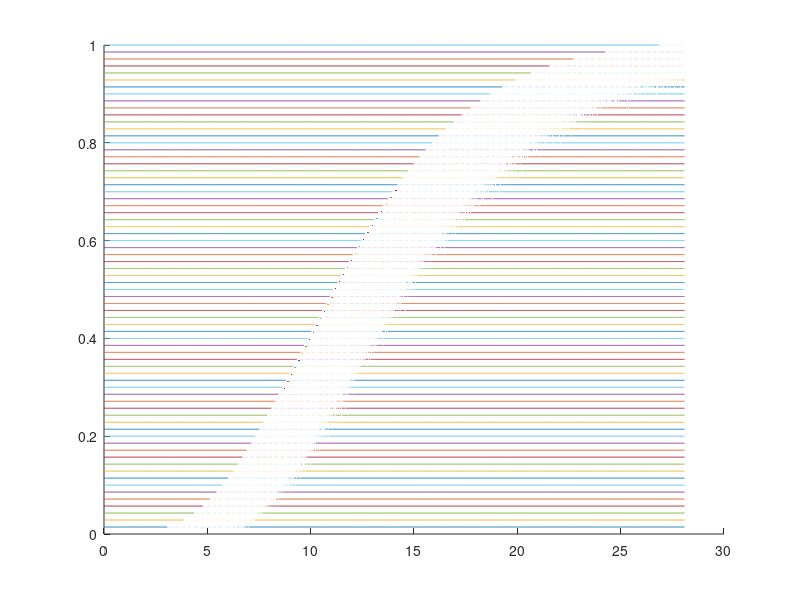

MATLAB code to generate this figure:
% this script shows that the pdf of the r-th order statistics is concentrated 
% around the quantile wiht confidence r/T
% see "Risk and Asset Allocation"-Springer (2005), by A. Meucci
% formula (2.248) and (2.253)

close all; clc; clear;

%%%%%%%%%%%%%%%%%%%%%%%%%%%%%%%%%%%%%%%%%%%%%%%%%%%%%%%%%%%%%%%%%%%%%%%%%%%%%%%%%%%%%%%%%%%%%%%%%%%%%%%%%%%%%%%%%%%%%%%%%%%%%%%%%
% input  
nu=10;
s2=1.2;
T=70;

%%%%%%%%%%%%%%%%%%%%%%%%%%%%%%%%%%%%%%%%%%%%%%%%%%%%%%%%%%%%%%%%%%%%%%%%%%%%%%%%%%%%%%%%%%%%%%%%%%%%%%%%%%%%%%%%%%%%%%%%%%%%%%%%%%
% pdf of r-th order statistic concentrated around the r/T quantile
a=nu/2;
b=2*s2;

rs=[1: T];
x=[0 : .01 : nu*s2+3*sqrt(2*nu)*s2];
F=gamcdf(x,a,b);
f=gampdf(x,a,b);
for n=1:length(rs)
    r=rs(n);
    
    pdf_rT = gamma(T+1)/(gamma(r)*gamma(T-r+1))*(F.^(r-1)).*((1-F).^(T-r)).*f;
    q=gaminv(r/T,a,b);

    hold on
    plot3(x,r/T+0*x,pdf_rT);
    hold on
    plot3(q,r/T,0,'.')
end

